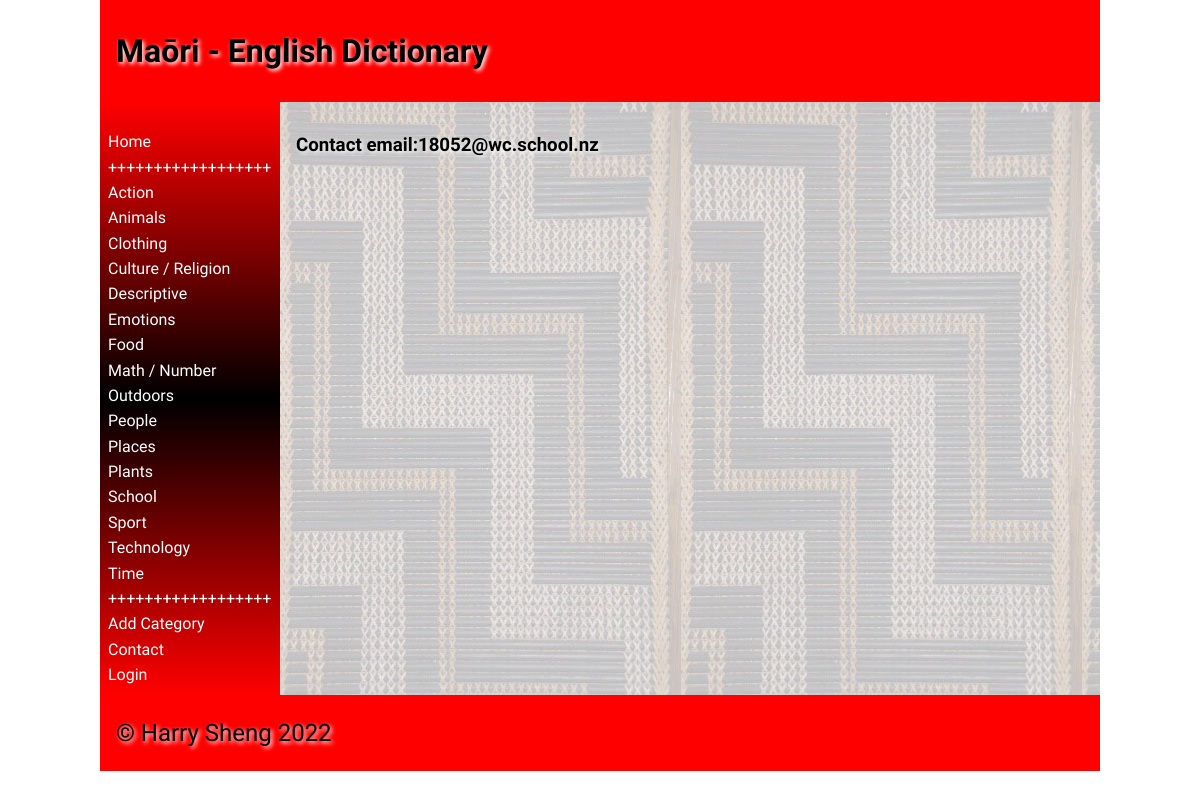
The app's page /contact with its own data.
### tables this page shows
CREATE TABLE "categories"
(
	id integer
		constraint Dictionary_pk
			primary key autoincrement,
	category varchar(30)
);

### app.py (the view)
@app.route('/contact')
def contact():
    return render_template("contact.html", categories=category_list(), logged_in=is_logged_in(),
                           logged_in_teacher=is_logged_in_teacher())

### app.py (called while the page is built)
def create_connection(db_file):
    try:
        connection = sqlite3.connect(db_file)
        connection.execute('pragma foreign_keys=ON')
        return connection
    except Error as e:
        print(e)
    return None

def is_logged_in():
    if session.get("email") is None:  # if there is no email the user are not logged in
        print("not logged in")
        return False
    else:
        print("logged in")
        return True

def is_logged_in_teacher():
    if session.get("teacher") == "Y":  # if the user is the teacher
        print("logged in as teacher")
        return True
    else:
        print("logged in as student")
        return False

def category_list():
    con = create_connection(DATABASE) # create connection to database
    query = "SELECT id, category FROM categories ORDER BY category ASC"  # select category fom
    cur = con.cursor()
    cur.execute(query) # execute the query
    category_list = cur.fetchall()
    cur.close()
    return category_list

### templates/contact.html (shortened to what this page needs)
{% extends 'base.html' %}
{% block heading %}Maōri - English Dictionary{% endblock %}
{% block main %}
    <h3>Contact email:18052@wc.school.nz</h3>
{% endblock %}

### templates/base.html (shortened to what this page needs)
<!doctype html>
<html lang="en">
<head>
	<link href="{{ url_for('static', filename='css/style.css') }}" rel="stylesheet">
</head>
<body>
	<div id="container">
		<header>
			<h1>{% block heading %}{% endblock %}</h1>
		</header>
		<nav>
			<ul>
                <li><a href="\">Home</a></li>
                <li><a>++++++++++++++++++</a></li>
                <div class="category">
                {% for category in categories %}
                <tr>
                    <li><a href="/category/{{ category[0]}}">{{ category[1]}}</a></li>
                </tr>
                {% endfor %}
                </div>
                <li><a>++++++++++++++++++</a></li>
                <li><a href="/add_category">Add Category</a></li>
                <li><a href="/contact">Contact</a></li>
                {% if logged_in %}
                    <li><a href="/logout">Log Out(Logged as {{ session.first_name }})</a></li>
				{% else %}
                    <li><a href="/login">Login</a></li>
                {% endif %}
			</ul>
		</nav>
		<main>
            {% block main%}{% endblock %}
        </main>
		<footer>
			<p>
				&copy; Harry Sheng 2022
			</p>
		</footer>
	</div>
</body>
</html>

### static/css/style.css (style rules this page uses)
* { font-family: Comfortaa, sans-serif; margin: 0; padding: 0; box-sizing: border-box; }
#container { display: grid; grid-template-columns: 75px auto; grid-template-areas: 'nav header' 'main main' 'footer footer'; }
header { grid-area: header; background-color: #f00; padding: 1rem; }
nav { grid-area: nav; }
main { grid-area: main; padding: 1rem; background-color: #edd; }
h1, h2, h3, h4 { padding: 1rem 0; font-family: 'Suez One', serif; color: #000; text-shadow: 2px 2px 4px #fff; }
p { padding: 0.5rem 0; }
a { color: #222; }
footer { grid-area: footer; padding: 1rem; background-color: #f00; }
footer p { color: #000; text-shadow: 2px 2px 4px #fff; font-size: 1.5rem; }
@media only screen and (min-width: 768px) { #container { grid-template-columns: 180px auto; grid-template-areas: 'header header' 'nav main' 'footer footer'; } }
@media only screen and (min-width: 768px) { nav { background: linear-gradient(180deg, rgba(255,0,0,1) 0%, rgba(0, 0, 0, 1) 50%, rgba(255,0,0,1) 100%); padding: 0.5rem; } }
@media only screen and (min-width: 768px) { nav ul { list-style: none; } }
@media only screen and (min-width: 768px) { nav li { padding: 0.2rem 0; } }
@media only screen and (min-width: 768px) { nav a { color: #fff; text-decoration: none; } }
@media only screen and (min-width: 768px) { main { background-image: url('/static/images/poutama.jpg'); } }
@media only screen and (min-width: 1000px) { #container { width: 1000px; margin: auto; } }

### records on screen
categories: category "Action"
categories: category "Animals"
categories: category "Clothing"
categories: category "Culture / Religion"
categories: category "Descriptive"
categories: category "Emotions"
categories: category "Food"
categories: category "Math / Number"
categories: category "Outdoors"
categories: category "People"
categories: category "Places"
categories: category "Plants"
categories: category "School"
categories: category "Sport"
categories: category "Technology"
categories: category "Time"
